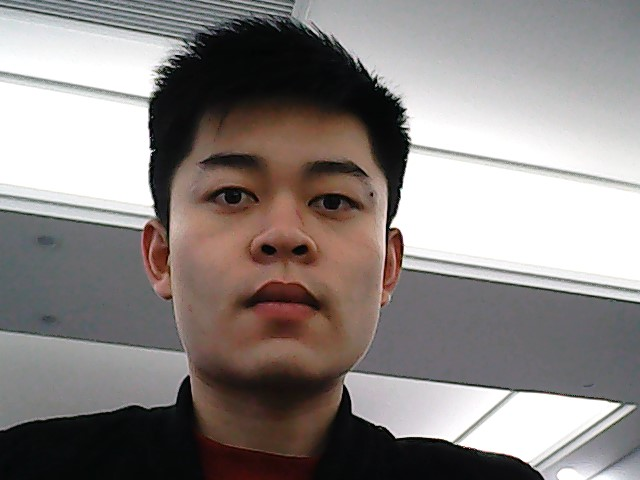
#> input picture 14/1.jpg, 640 x 480 px
$ python 14_6.py
#> lines starting #> are read from the running program, lines starting #| are printed output that depends on the picture
# -*- coding: utf-8 -*-
"""
Created on Thu Mar 21 19:54:20 2019

@author: TongDist
"""

import cv2
import numpy as np

img=cv2.imread('1.jpg')
#> img is the input picture: shape (480, 640, 3); mean B, G, R 131, 133.2, 139.9
rows,cols,ch=img.shape
#> rows = 480; cols = 640; ch = 3

#需要一个变换矩阵
#从原图中四个点   映射到输出图像中的四个点
pts1 = np.float32([[56,65],[368,52],[28,387],[389,390]])
pts2 = np.float32([[0,0],[300,0],[0,300],[300,300]])
M=cv2.getPerspectiveTransform(pts1,pts2)

#参数：
#   1 原图
#   2 变换矩阵
#   3 一个元组  指定输出图像的尺寸
dst=cv2.warpPerspective(img,M,(cols,rows))
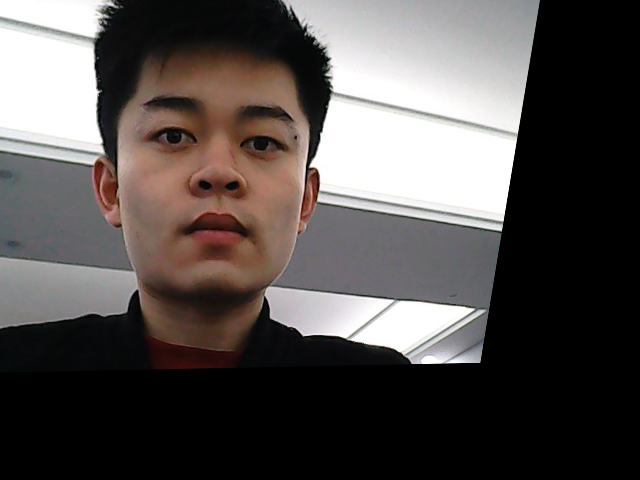
#> dst: shape (480, 640, 3); mean B, G, R 77.9, 79.8, 85
cv2.imshow('output',dst)

cv2.waitKey(0)
cv2.destroyAllWindows()
